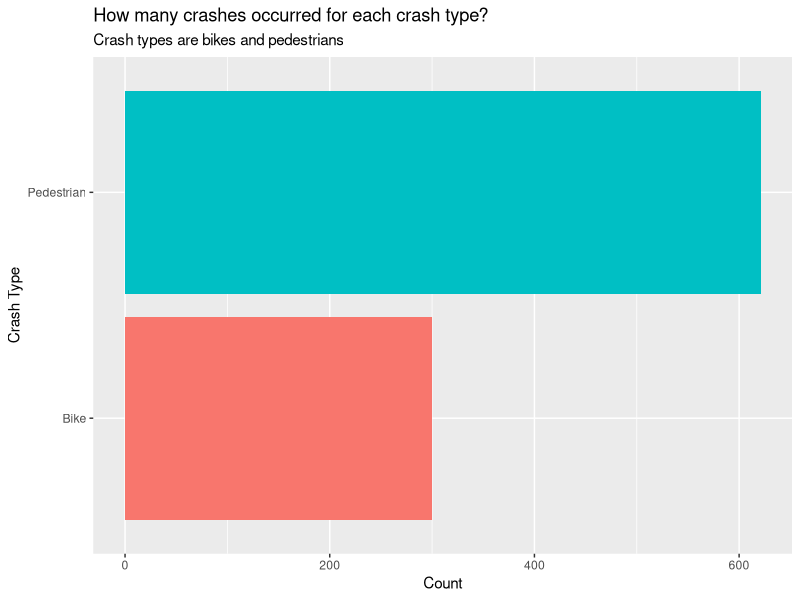
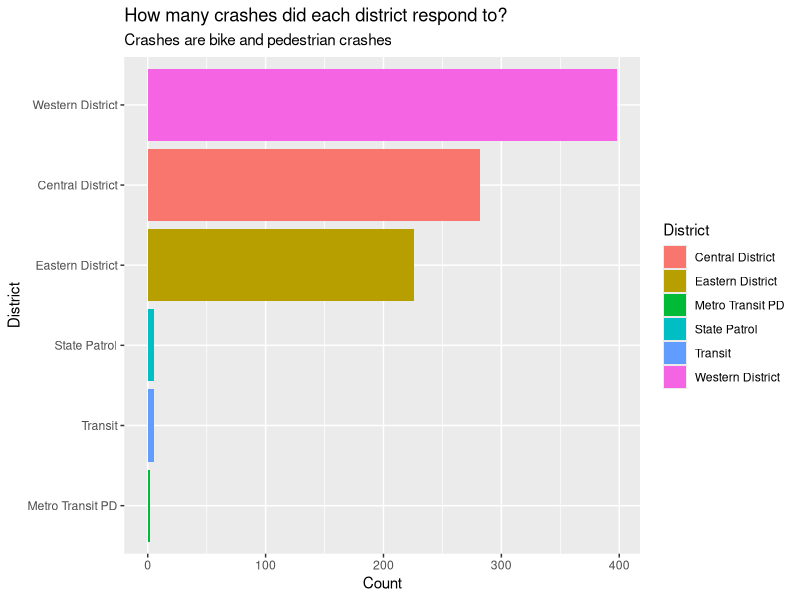
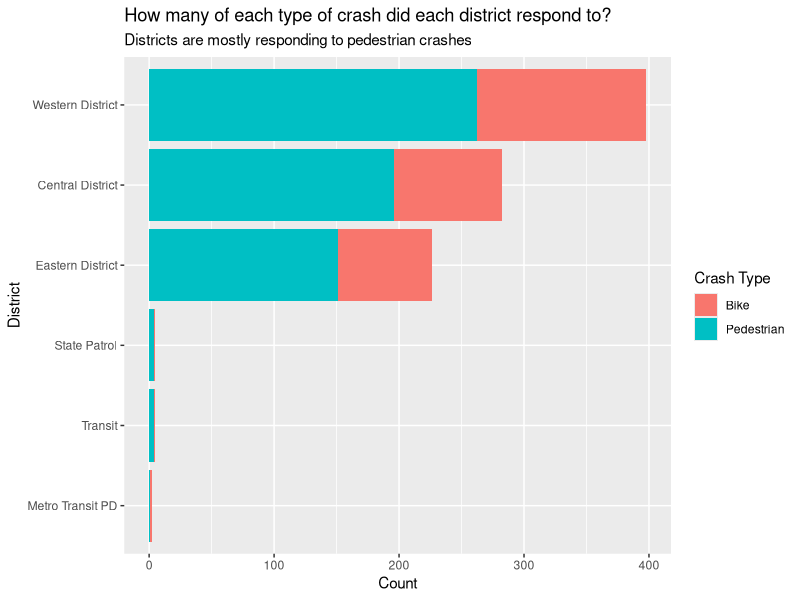
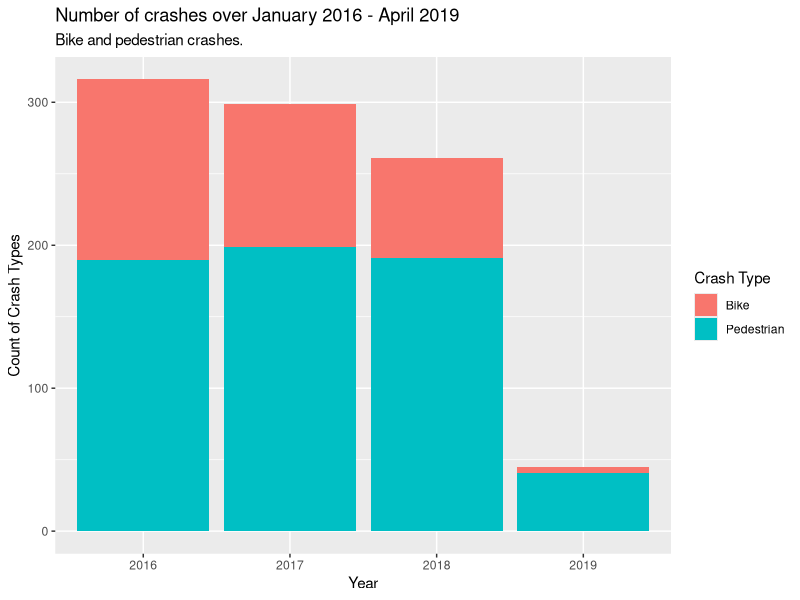
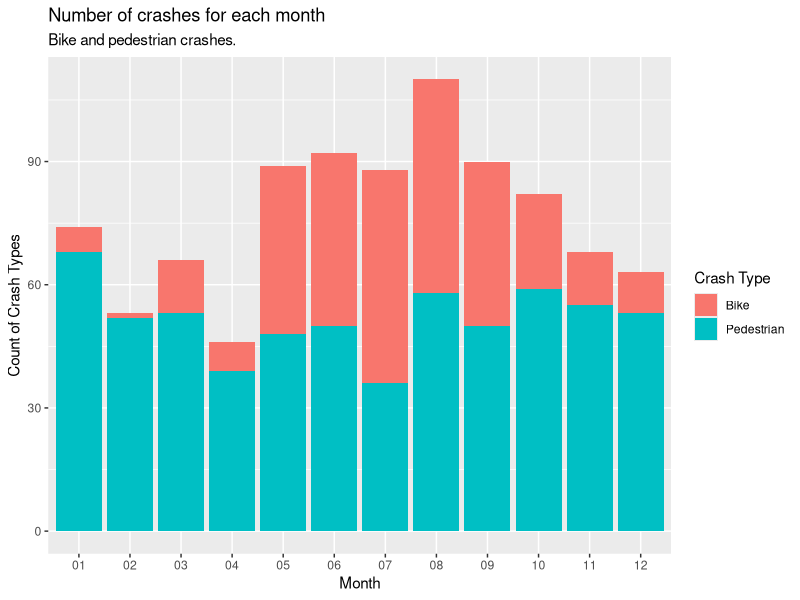
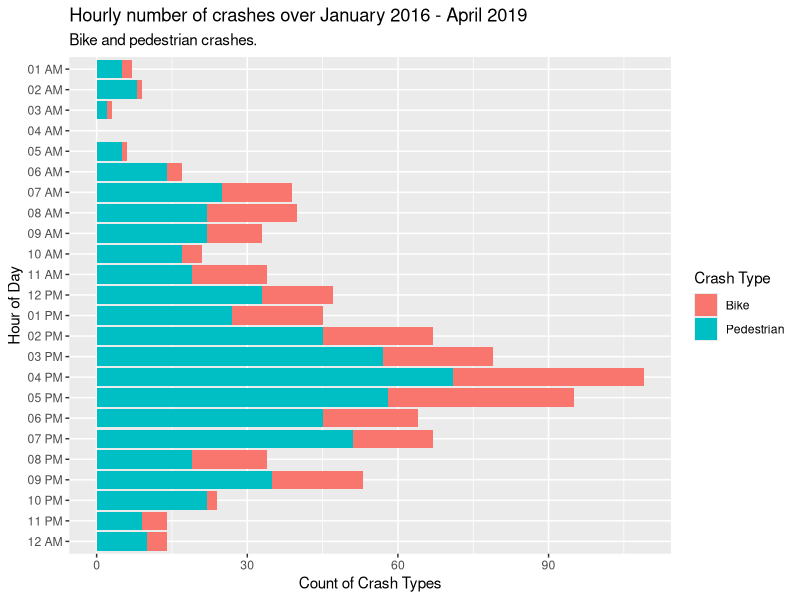
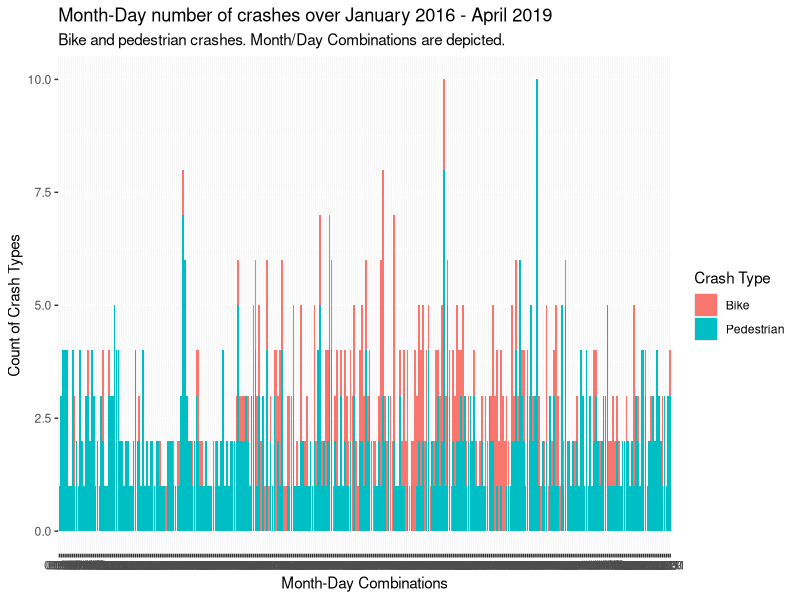
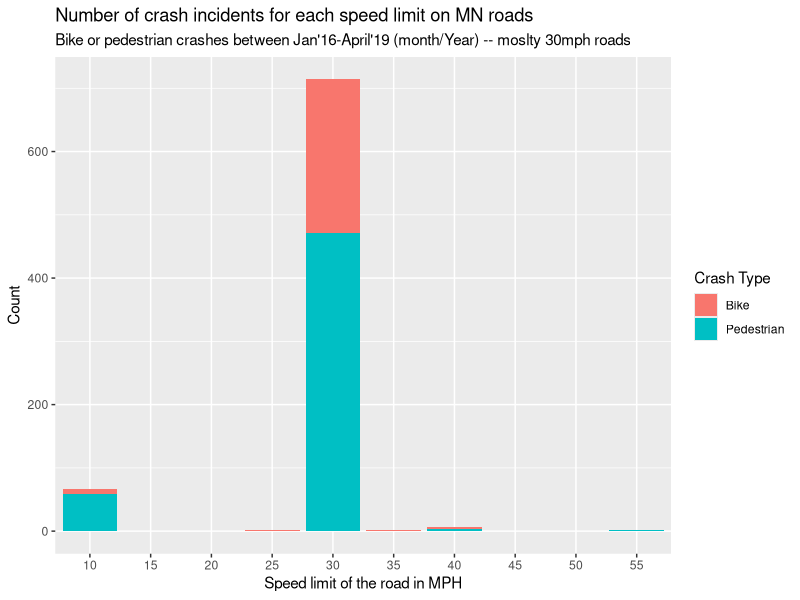

Write the R code that produced these figures, in order.
## ---- chunk 1
knitr::opts_chunk$set(echo = TRUE)
library(tidyverse)
## ---- chunk 2
#setwd(dir = "C:/Users/Ben/Desktop")
setwd(dir = "C:/Users/b3nwi/OneDrive/Documents/data-exploration-ped-bike")
myData <- read.csv(file = "Pedestrian_And_Bike_Crash_Data_-_Dataset.csv", header = TRUE)
myData <- myData[-which(myData$Crash.Lat.Long.Location == ''), ]
## ---- chunk 3
ind <- which(myData$Crash.Type == 'Ped2')
indi <- which(myData$Crash.Type == 'Pedesrian')
indices <- c(ind, indi)
myData[indices, "Crash.Type"] <- "Pedestrian"
cleaned_data <- myData
## ---- chunk 4
cleaned_data %>%
  #View()
  colnames()
## ---- chunk 5
processed_data_count <- cleaned_data %>% 
  arrange(Crash.Type) %>% 
  select(Crash.Type, Count)
## ---- chunk 6
summed_data_count <- processed_data_count %>% 
  group_by(Crash.Type) %>%
  summarize(Total = sum(Count))
## ---- chunk 7
summed_data_count %>% 
  ggplot(aes(x = Crash.Type, y = Total, fill = Crash.Type)) +
  geom_bar(stat = "identity") +
  coord_flip() +
  theme(legend.position = "none") +
  labs(x = "Crash Type",
       y = "Count",
       title = "How many crashes occurred for each crash type?",
       subtitle = "Crash types are bikes and pedestrians")
## ---- chunk 8
summed_district_count <- cleaned_data %>% 
  filter(!is.na(District)) %>% 
  filter(!District == "") %>% 
  group_by(District) %>% 
  summarize(Total = sum(Count)) %>% 
  arrange(desc(Total))
## ---- chunk 9
# Order replicated by summed_district_count
# However, ggplot did not take in the order of summed_district_count,
# so I have to manually order it under scale_x_discrete()
orderDistrict <- c('Western District',
                   'Central District',
                   'Eastern District',
                   'State Patrol',
                   'Transit',
                   'Metro Transit PD') 
    
summed_district_count %>%
  ggplot(aes(x = District, y = Total, fill = District)) + 
  geom_bar(stat = "identity") +
  coord_flip() +
  # Order the x - axis by arrangement of 'orderDistrict'
  scale_x_discrete(limits = rev(orderDistrict)) +
  labs(x = "District",
       y = "Count",
       title = "How many crashes did each district respond to?",
       subtitle = "Crashes are bike and pedestrian crashes")
## ---- chunk 10
prop_summed_district_count <- cleaned_data %>% 
  filter(!is.na(District)) %>% 
  filter(!District == "") %>% 
  group_by(District, Crash.Type) %>% 
  summarize(Total = sum(Count)) %>% 
  arrange(desc(Total))
## ---- chunk 11
# Order replicated by summed_district_count
# However, ggplot did not take in the order of summed_district_count,
# so I have to manually order it under scale_x_discrete()
orderDistrict <- c('Western District',
                   'Central District',
                   'Eastern District',
                   'State Patrol',
                   'Transit',
                   'Metro Transit PD') 
    
prop_summed_district_count %>%
  ggplot(aes(x = District, y = Total, fill = Crash.Type)) + 
  geom_bar(stat = "identity") +
  coord_flip() +
  # Order the x - axis by arrangement of 'orderDistrict'
  scale_x_discrete(limits = rev(orderDistrict)) +
  labs(x = "District",
       y = "Count",
       title = "How many of each type of crash did each district respond to?",
       subtitle = "Districts are mostly responding to pedestrian crashes") +
  guides(fill = guide_legend(title = "Crash Type"))
## ---- chunk 12
yearly_time_valued <- cleaned_data %>% 
  select(Crash.Type, Date...Time, Count) %>% 
  mutate(Date...Time = substring(cleaned_data$Date...Time, 7, 10)) %>% 
  arrange(Date...Time)
## ---- chunk 13
yearly_time_valued %>% 
  group_by(Crash.Type, Count) %>% 
  ggplot(aes(x = Date...Time, y = Count, fill = Crash.Type)) +
  geom_bar(stat = "identity") +
  labs(x = "Year",
       y = "Count of Crash Types",
       title = "Number of crashes over January 2016 - April 2019",
       subtitle = "Bike and pedestrian crashes.") +
  guides(fill = guide_legend(title = "Crash Type"))
## ---- chunk 14
# In substring(text, first, last)
# 1 and 2 are the indices containing monthly values
monthly_time_valued <- cleaned_data %>% 
  select(Crash.Type, Date...Time, Count) %>% 
  mutate(Date...Time = substring(cleaned_data$Date...Time, 1, 2)) %>% 
  arrange(Date...Time)
## ---- chunk 15
monthly_time_valued %>% 
  group_by(Crash.Type, Count) %>% 
  ggplot(aes(x = Date...Time, y = Count, fill = Crash.Type)) +
  geom_bar(stat = "identity") +
  labs(x = "Month",
       y = "Count of Crash Types",
       title = "Number of crashes for each month",
       subtitle = "Bike and pedestrian crashes.") +
  guides(fill = guide_legend(title = "Crash Type"))
## ---- chunk 16
hour <- substring(cleaned_data$Date...Time, 12, 13)
AMPM = substring(cleaned_data$Date...Time, 21, 22)
hourly = paste(hour, AMPM, sep = " ")

hourly_time_valued <- cleaned_data %>% 
  select(Crash.Type, Count) %>%
  cbind(hourly) %>% 
  arrange(hourly)
## ---- chunk 17
hour_char <- sort(unique(as.character(hour)))
hour_charAM = paste(hour_char, "AM", sep = " ")
hour_charAM[12] <- "12 PM"
hour_charPM = paste(hour_char, "PM", sep = " ")
hour_charPM[12] <- "12 AM"
hour_charly <- c(hour_charAM, hour_charPM)

hourly_time_valued %>% 
  group_by(Crash.Type, Count) %>% 
  ggplot(aes(x = hourly, y = Count, fill = Crash.Type)) +
  geom_bar(stat = "identity") +
  scale_x_discrete(limits = rev(hour_charly)) +
  labs(x = "Hour of Day",
       y = "Count of Crash Types",
       title = "Hourly number of crashes over January 2016 - April 2019",
       subtitle = "Bike and pedestrian crashes.") +
  guides(fill = guide_legend(title = "Crash Type")) +
  coord_flip()
## ---- chunk 18
hourly_time_valued[which(hourly_time_valued$hourly == '04 AM'), ]
hourly_time_valued[which(hourly_time_valued$hourly == '05 AM'), ]
## ---- chunk 19
daily_time_valued <- cleaned_data %>% 
  select(Crash.Type, Date...Time, Count) %>% 
  mutate(Date...Time = substring(Date...Time, 1, 5)) %>% 
  arrange(Date...Time)
## ---- chunk 20
daily_time_valued %>% 
  group_by(Crash.Type, Count) %>% 
  ggplot(aes(x = Date...Time, y = Count, fill = Crash.Type)) +
  geom_bar(stat = "identity") +
  labs(x = "Month-Day Combinations",
       y = "Count of Crash Types",
       title = "Month-Day number of crashes over January 2016 - April 2019",
       subtitle = "Bike and pedestrian crashes. Month/Day Combinations are depicted.") +
  guides(fill = guide_legend(title = "Crash Type"))
## ---- chunk 21
highest_crash_days <- daily_time_valued %>% 
  group_by(Date...Time) %>% 
  summarise(highs = sum(Count)) %>% 
  arrange(desc(highs))

head(highest_crash_days, 5)
## ---- chunk 22
speed_processed <- cleaned_data %>% 
  filter(!is.na(Speed.Limit.Of.Road..MPH.)) %>% 
  select(Crash.Type, Count, Speed.Limit.Of.Road..MPH.) %>% 
  arrange(desc(Speed.Limit.Of.Road..MPH.))
## ---- chunk 23
speed <- seq(0,max(speed_processed$Speed.Limit.Of.Road..MPH.),5)

speed_processed %>% 
  group_by(Crash.Type) %>% 
  ggplot(aes(x = Speed.Limit.Of.Road..MPH., y = Count, fill = Crash.Type)) +
  geom_bar(stat = "identity") +
  scale_x_discrete(limits = speed) +
  labs(x = "Speed limit of the road in MPH",
       y = "Count",
       title = "Number of crash incidents for each speed limit on MN roads",
       subtitle = "Bike or pedestrian crashes between Jan'16-April'19 (month/Year) -- moslty 30mph roads") +
  guides(fill = guide_legend(title = "Crash Type"))
## ---- chunk 24
biker_age_processed <- cleaned_data %>% 
  select(Crash.Type, Biker.Age, Count) %>% 
  filter(!is.na(Biker.Age))

driver_age_processed <- cleaned_data %>% 
  select(Crash.Type, Driver.Age, Count) %>% 
  filter(!is.na(Driver.Age))
## ---- chunk 25
biker_age_processed %>% 
  ggplot(aes(x = Biker.Age, y = Count, fill = Crash.Type)) +
  geom_bar(stat = "identity") +
  labs(x = "Biker Age",
       y = "Count",
       title = "Histogram of Biking collisions by age",
       subtitle = "No clearly recorded cases of bikers colliding with pedestrians") +
  theme(legend.position = "none")
## ---- chunk 26
driver_age_processed %>% 
  ggplot(aes(x = Driver.Age, y = Count, fill = Crash.Type)) +
  geom_bar(stat = "identity") +
  guides(fill = guide_legend(title = "Crash Type")) +
  labs(x = "Driver Age",
     y = "Count",
     title = "Histogram of driver's age by crash types",
     subtitle = "Crash types are 'Bike' and 'Pedestrian'")
## ---- chunk 27
# Data entries need to be cleaned
# "", Fe, Mal
# "" occurs because this was a pedestrian and not a biker accident.
# so no gender is recorded
ind.notbiker <- which(cleaned_data$Biker.Gender == '')
gender_processed_bikers <- cleaned_data[-ind.notbiker, ]
ind.bikerFE <-  which(gender_processed_bikers$Biker.Gender == "Fe")
ind.bikerMal <- which(gender_processed_bikers$Biker.Gender == "Mal")
gender_processed_bikers[ind.bikerFE, "Biker.Gender"] <- "Female"
gender_processed_bikers[ind.bikerMal, "Biker.Gender"] <- "Male"


gender_processed_bikers <- gender_processed_bikers %>% 
  select(Crash.Type, Count, Biker.Gender) %>% 
  arrange(desc(Biker.Gender))
## ---- chunk 28
ordering <- c("Male", "Female", "Unknown")

gender_processed_bikers %>% 
  ggplot(aes(x = Biker.Gender, Count, fill = Crash.Type)) +
  geom_bar(stat = "identity") +
  scale_x_discrete(limits = ordering) +
  labs(x = "Recorded Gender",
       y = "Count",
       title = "Number of recorded bike crashes by gender",
       subtitle = "No clearly recorded cases for bikers crashing into pedestrians") +
  theme(legend.position = "none")
## ---- chunk 29
# Data entries need to be cleaned
# "", Fe, ma, Ma, male
gender_processed_drivers <- cleaned_data %>% 
  select(Crash.Type, Count, Driver.Gender, Biker.Gender)

ind.b <- which(gender_processed_drivers$Driver.Gender == "")
ind.fe <- which(gender_processed_drivers$Driver.Gender == "Fe")
ind.ma <- which(gender_processed_drivers$Driver.Gender == "ma")
ind.Ma <- which(gender_processed_drivers$Driver.Gender == "Ma")
ind.male <- which(gender_processed_drivers$Driver.Gender == "male")

gender_processed_drivers[ind.b, "Driver.Gender"] <- "Unknown"
gender_processed_drivers[ind.fe, "Driver.Gender"] <- "Female"
gender_processed_drivers[ind.ma, "Driver.Gender"] <- "Male"
gender_processed_drivers[ind.Ma, "Driver.Gender"] <- "Male"
gender_processed_drivers[ind.male, "Driver.Gender"] <- "Male"

## ---- chunk 30
ordering <- c("Male", "Female", "Unknown")
gender_processed_drivers %>% 
  ggplot(aes(x = Driver.Gender, y = Count, fill = Crash.Type)) +
  geom_bar(stat = "identity") +
  scale_x_discrete(limits = ordering) +
  guides(fill = guide_legend(title = "Crash Type")) +
  labs(x = "Recorded Gender",
       y = "Count",
       title = "Gender of drivers (vehicles) colliding with biker or pedestrian",
       subtitle = "Data collected between January 2016 to April 2019")
## ---- chunk 31
# Data entries need to be cleaned
# "", Fe, Mal
# "" occurs because this was a pedestrian and not a biker accident.
# so no gender is recorded
ind.notbiker <- which(cleaned_data$Biker.Gender == '')
gender_processed_bikers <- cleaned_data[-ind.notbiker, ]
ind.bikerFE <-  which(gender_processed_bikers$Biker.Gender == "Fe")
ind.bikerMal <- which(gender_processed_bikers$Biker.Gender == "Mal")
gender_processed_bikers[ind.bikerFE, "Biker.Gender"] <- "Female"
gender_processed_bikers[ind.bikerMal, "Biker.Gender"] <- "Male"


gender_processed_bikers <- gender_processed_bikers %>% 
  select(Crash.Type, Count, Biker.Gender) %>% 
  arrange(desc(Biker.Gender))
## ---- chunk 32
ordering <- c("Male", "Female", "Unknown")

gender_processed_bikers %>% 
  ggplot(aes(x = Biker.Gender, Count, fill = Crash.Type)) +
  geom_bar(stat = "identity") +
  scale_x_discrete(limits = ordering) +
  labs(x = "Recorded Gender",
       y = "Count",
       title = "Number of recorded bike crashes by gender",
       subtitle = "No clearly recorded cases for bikers crashing into pedestrians") +
  theme(legend.position = "none")
## ---- chunk 33
# Data entries need to be cleaned
# "", Fe, ma, Ma, male
gender_processed_drivers <- cleaned_data %>% 
  select(Crash.Type, Count, Driver.Gender, Biker.Gender)

ind.b <- which(gender_processed_drivers$Driver.Gender == "")
ind.fe <- which(gender_processed_drivers$Driver.Gender == "Fe")
ind.ma <- which(gender_processed_drivers$Driver.Gender == "ma")
ind.Ma <- which(gender_processed_drivers$Driver.Gender == "Ma")
ind.male <- which(gender_processed_drivers$Driver.Gender == "male")

gender_processed_drivers[ind.b, "Driver.Gender"] <- "Unknown"
gender_processed_drivers[ind.fe, "Driver.Gender"] <- "Female"
gender_processed_drivers[ind.ma, "Driver.Gender"] <- "Male"
gender_processed_drivers[ind.Ma, "Driver.Gender"] <- "Male"
gender_processed_drivers[ind.male, "Driver.Gender"] <- "Male"

## ---- chunk 34
ordering <- c("Male", "Female", "Unknown")
gender_processed_drivers %>% 
  ggplot(aes(x = Driver.Gender, y = Count, fill = Crash.Type)) +
  geom_bar(stat = "identity") +
  scale_x_discrete(limits = ordering) +
  guides(fill = guide_legend(title = "Crash Type")) +
  labs(x = "Recorded Gender",
       y = "Count",
       title = "Gender of drivers (vehicles) colliding with biker or pedestrian",
       subtitle = "Data collected between January 2016 to April 2019")
## ---- chunk 35
signal_processed <- cleaned_data %>% 
  select(Crash.Type, Signal.Present., Count) %>% 
  filter(!Signal.Present. == "") %>% 
  filter(!Signal.Present. == "Unknown")
## ---- chunk 36
ind.RRFB <- which(signal_processed$Signal.Present. == "RRFB")
ind.stop <- which(signal_processed$Signal.Present. == "Stop Sign")
ind.trk <- which(signal_processed$Signal.Present. == "Traffic Signal")

signal_processed[ind.RRFB, "Signal.Present."] <- "Yes"
signal_processed[ind.stop, "Signal.Present."] <- "Yes"
signal_processed[ind.trk, "Signal.Present."] <- "Yes"

signal_processed %>% 
  ggplot(aes(x = Signal.Present., y = Count, fill = Crash.Type)) + 
  geom_bar(stat = "identity") +
  guides(fill = guide_legend(title = "Crash Type")) +
  labs(x = "Signal Present",
       title = "Count of Crash Types by whether or not a signal is present",
       subtitle = "Data collected between January 2016 - April 2019")
## ---- chunk 37
biker_injury <- cleaned_data %>% 
  select(Crash.Type, Level.of.Injury.to.Biker, Count) %>% 
  filter(!Level.of.Injury.to.Biker == "")

pedestrian_injury <- cleaned_data %>% 
  select(Crash.Type, Level.of.Injury.to.Pedestrian, Count) %>% 
  filter(!Level.of.Injury.to.Pedestrian == "")
## ---- chunk 38
order <- c("No apparent injury",
           "Unknown",
           "FATAL",
           "Suspected Serious Injury",
           "Possible Injury",
           "None",
           "Suspect Minor injury")

biker_injury %>% 
  group_by(Level.of.Injury.to.Biker) %>% 
  arrange(desc(Count)) %>% 
  ggplot(aes(Level.of.Injury.to.Biker, Count, fill = Crash.Type)) +
  geom_bar(stat = "identity") +
  theme(legend.position = "none") +
  labs(x = "Level of Injury",
       title = "Level of injury to Bikers documented by St. Paul PD") + 
  #scale_x_discrete(limits = rev(order)) +
  coord_flip()

pedestrian_injury %>% 
  ggplot(aes(Level.of.Injury.to.Pedestrian, Count, fill = Crash.Type)) +
  geom_bar(stat = "identity") +
  theme(legend.position = "none") +
  labs(x = "Level of Injury",
     title = "Level of injury to Pedestrians documented by St. Paul PD") + 
  coord_flip()
